Frame 1 (no input): blank canvas, image omitted
Frame 60 (the mouse pressed at the canvas centre just before this capture): blank canvas, image omitted
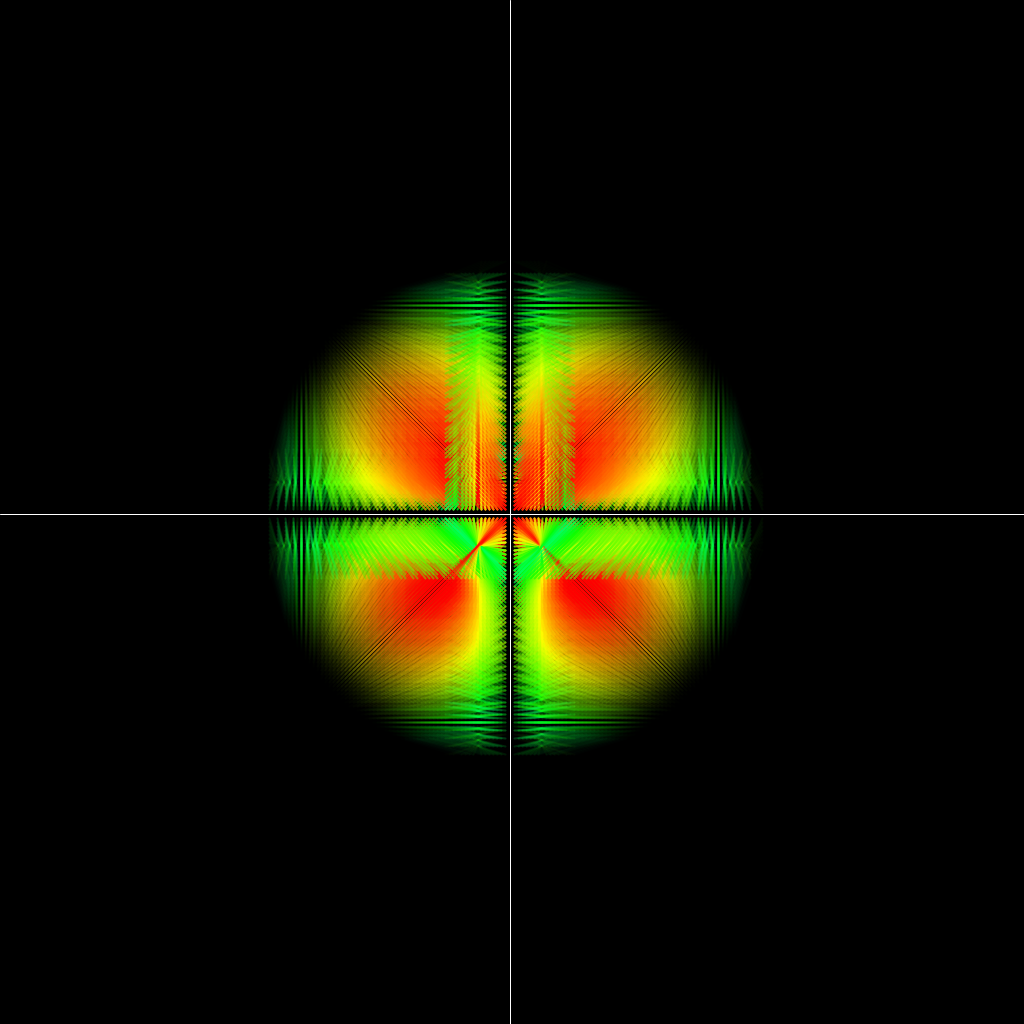
Frame 120 (the mouse held since frame 60 and released just before this capture)

The Processing sketch whose frames 1 and 60 were blank and that drew this single picture after the mouse press (run headless with seeded random() and noise(); from frame 60 on, the mouse is pressed at the canvas centre):

// Processing sketch: temp_transform_visualizer_framework
// ── temp_transform_visualizer_framework.pde
/* This is a framework for a more complicated plotter / visualizer program.
 The program will take a SET of data points (analog stick coordinates) and apply
 a TRANSFORM to the coordinate (one at a time) and plot / display the output with
 a VISUALIZER. The design is modular such that any transform and any visualizer can 
 be used on any set of coordinate points. 
 Currently there is a Sequence class that holds a lists of Transforms and Visualizer objects.
 use NULL to skip transform or visualizations. 
 extending the Sequence class is a "pregen" a custom list of transforms/visualizer steps.
 calling singleElement(Coord, index) or iterateAll(Coord) will apply and display the steps.
 
 a pregen might look something like this:
 this.addElement(null,         new SolidColor,      new plotAsPoints()); // No transform, change color scheme, display intial coordinate points as dots.
 this.addElement(new trans1(), new Gradient_Fade(), new VectorField());  // apply first transform, change color scheme, display as lines.  
 this.addElement(null,         new Solid_Fade(),    new plotAsPoints()); // No transform, change color scheme, display coordinate points as dots.
 
 isRendered is a property of each coord and is calc each time coord is updated 
 Color is calculated by coloreScheme, stored in outputCoord
 Alpha is calculated by colorScheme, stored in outputCoord
 
 
 TODO: a way to open pregens from files.
 TODO: handle SETs either dynamically, or predefined data.
 TODO: make some array list of PREGEN transforms for known uses.
 -pregen that is just one of each transform/visualizer for demo mode.
 ENUM of pregens: swap between pregens with keys.
 TODO: inputCoord to visualizer is the ORIGINAL coords, and not the sequential coords. this might be an issue for multi-transformed visuals.
 -might want to pass the previous output as next input.
 TODO: XY diagonal visualizer for monotonic test.
 TODO: consider a FORCERENDER option for visualizer?
 ERROR: why does my DataSet.next() not remain static? it keeps resetting indexX/Y
 
 */


// Imports ~~~~~~~~~~~~~~~~~~~~~~~~~~~~~~~~~~~~~~~~~~~~~~~~~~~~~~~~~~~~~~~~~~~~~~~~~~~~~~~~~~~
import java.util.Iterator;

// Coord Class ~~~~~~~~~~~~~~~~~~~~~~~~~~~~~~~~~~~~~~~~~~~~~~~~~~~~~~~~~~~~~~~~~~~~~~~~~~~~~~~
public class Coord {
  // signed -127 to 128
  private int X=0;
  private int Y=0;
  private float mag=0; // distance to origin

  public int scaledX=0; // scaled coord values for graphing porportional to window size and zoom level
  public int scaledY=0;
  public int drawSize=1;
  public color HSBcolor = color(0, 100, 100);
  public int Acolor = 100;
  public boolean isRendered = true;

  // Constructors
  Coord() {
    this.update();
  }

  Coord(int inputX, int inputY) { 
    this.setXY(inputX, inputY);
  } 

  Coord(Coord inputCoord) { 
    this.setXY(inputCoord.getX(), inputCoord.getY());
  }

  Coord(int inputX, int inputY, color inputColor) { 
    this.setXY(inputX, inputY);
    HSBcolor = inputColor;
  } 


  void isRendered() { // Calculates the distance from the scaled XY coordinate and the mouse position.
    float dist = this.distanceFrom(mouseX+mouseX*zoom-width/2, mouseY+mouseY*zoom-height/2); // Need to offset mouse transform, so wierd maths.
    //inputCoord.Acolor = int(constrain(100-100*dist/(zoom*renderDistance), 0, 100));

    //return (dist<=renderDistance*zoom && inputCoord.Acolor!=0) ? true : false;
    this.isRendered = (dist<=renderDistance*zoom) ? true : false;
  }

  // Updater
  private void update() {
    scaledX = int(map(X, -127, 128, 0, width*zoom));
    scaledY = int(map(Y, -127, 128, height*zoom, 0));
    mag = sqrt(pow(X, 2) + pow(Y, 2));
    isRendered();
  }

  public float distanceFrom(int inputX, int inputY) { 
    return sqrt(pow(inputX-scaledX, 2) + pow(inputY-scaledY, 2));
  }

  public float distToCoord(Coord inputCoord) {
    return abs(this.mag - inputCoord.getMag());
  }
  
  public float getMag() { 
    return mag;
  }

  public int getX() { 
    return X;
  }

  public int getY() { 
    return Y;
  }

  public void setXY(int inputX, int inputY) { 
    X = inputX; 
    Y = inputY; 
    this.update();
  }

  public void setX(int inputX) { 
    X = inputX; 
    this.update();
  }

  public void setY(int inputY) { 
    Y = inputY; 
    this.update();
  }

  public void incX() { 
    X++; 
    this.update();
  }

  public void incXY() { 
    X++; 
    Y++; 
    this.update();
  }

  public void incY() { 
    Y++; 
    this.update();
  }

  public void incXY(int a) { 
    X+=a; 
    Y+=a; 
    this.update();
  }

  public void incX(int a) { 
    X+=a; 
    this.update();
  }

  public void incY(int a) { 
    Y+=a; 
    this.update();
  }
}

// Sequence Class ~~~~~~~~~~~~~~~~~~~~~~~~~~~~~~~~~~~~~~~~~~~~~~~~~~~~~~~~~~~~~~~~~~~~~~~~~~
public class Sequence {
  private ArrayList<Transform> transformList = new ArrayList<Transform>();
  private ArrayList<ColorScheme> colorSchemeList = new ArrayList<ColorScheme>();
  private ArrayList<Visualizer> visualizerList = new ArrayList<Visualizer>();
  protected DataSet dataSet;

  public void addElement(Transform transform, ColorScheme colorScheme, Visualizer visualizer) {
    transformList.add(transform);
    colorSchemeList.add(colorScheme);
    visualizerList.add(visualizer);
  }

  // applies single transform. Used to render all coordinates of a given transform before applying the next.
  public void singleElement(Coord inputCoord, int index) {
    Coord outputCoord = inputCoord; // Transform returns new coord as to not accidentally edit original inputCoord by reference.
    Transform transform = transformList.get(index);
    if (transform != null) {
      outputCoord = transform.apply(outputCoord);
    }

    ColorScheme colorScheme = colorSchemeList.get(index);
    if (colorScheme != null) {
      colorScheme.change(inputCoord, outputCoord);
    }

    Visualizer visualizer = visualizerList.get(index);
    if ((visualizer != null)) {
      visualizer.display(inputCoord, outputCoord);
    }
  }

  // Applies all Transforms and Visualizations to a single Coord before continuing.
  public void iterateDeep() {
    iterateDeep(dataSet.next());
  }
  public void iterateDeep(Coord inputCoord) { 
    Iterator<Transform> transformIterator = transformList.iterator();
    Iterator<ColorScheme> colorSchemeIterator = colorSchemeList.iterator();
    Iterator<Visualizer> visualizerIterator = visualizerList.iterator();
    // Consider moving this inside first while loop if sequential transform visualization does not look right!!!!
    Coord outputCoord = inputCoord; // Transform returns new coord as to not accidentally edit original inputCoord by reference.

    while (transformIterator.hasNext() && visualizerIterator.hasNext() && colorSchemeIterator.hasNext()) {
      Transform transform = transformIterator.next();
      if (transform != null) {
        outputCoord = transform.apply(outputCoord); // applies transforms sequentially while preserving original inputCoord object.
      }

      ColorScheme colorScheme = colorSchemeIterator.next();
      if (colorScheme != null) {
        colorScheme.change(inputCoord, outputCoord);
      }

      Visualizer visualizer = visualizerIterator.next();
      if ((visualizer != null)) { // and output isRendered???
        visualizer.display(inputCoord, outputCoord);
      }
    }
  }
}

// "Pregen" assembled lists of pregenerated transforms and visualizations ~~~~~~~~~~~~~~~~~~~~~
public class PREGEN_WiiVCmap extends Sequence { 
  PREGEN_WiiVCmap() {
    dataSet = new SweepXY();
    //this.addElement(null,        new SolidColor(),    new plotAsPoints());
    this.addElement(new VCmap(), new Gradient_Fade(), new VectorField()); // new VCmap()
    //this.addElement(null,        new Solid_Fade(),    new plotAsPoints());
  }
}

public class PREGEN_MonotonicXYPlot extends Sequence {
  PREGEN_MonotonicXYPlot() {
    dataSet = new SweepXY();
    this.addElement(new VCmap(), new SolidColor(color(33, 100, 100)), new MonotonicXYPlot());
  }
}

// Types of Transforms ~~~~~~~~~~~~~~~~~~~~~~~~~~~~~~~~~~~~~~~~~~~~~~~~~~~~~~~~~~~~~~~~~~~~~~~~
public static enum TypesOfTransforms { 
  addition, subtraction;

  private static TypesOfTransforms[] vals = values();

  public static TypesOfTransforms first()
  {
    return vals[0];
  }

  public static int length()
  {
    return vals.length;
  }

  public TypesOfTransforms next()
  {
    return vals[(this.ordinal()+1) % vals.length];
  }
  public TypesOfTransforms prev()
  {
    return vals[(this.ordinal()+vals.length-1) % vals.length];
  }
}

// Select Transform ~~~~~~~~~~~~~~~~~~~~~~~~~~~~~~~~~~~~~~~~~~~~~~~~~~~~~~~~~~~~~~~~~~~~~~~~~~
//void selectTransform() {
//  switch (activeTransform) {

//  case addition:
//    transform = new addition();
//    break;

//  case subtraction:
//    transform = new subtraction();
//    break;
//  }
//}

// DataSet Interface & Definitions ~~~~~~~~~~~~~~~~~~~~~~~~~~~~~~~~~~~~~~~~~~~~~~~~~~~~~~~~
public interface DataSet {
  public Coord next();
  public void reset();
}

public class SweepXY implements DataSet { // Subtraction
  private Coord coord = new Coord();
  private int minX=-127; 
  private int maxX=128; 
  private int stepX=1; 
  private int indexX=minX;

  private int minY=-127; 
  private int maxY=128; 
  private int stepY=1;
  private int indexY=minY;

  SweepXY() {
  }

  SweepXY(int i_minX, int i_maxX, int i_stepX, int i_minY, int i_maxY, int i_stepY) {
    minX=-i_minX; 
    maxX=i_maxX; 
    stepX=i_stepX; 
    indexX=i_minX;

    minY=i_minY; 
    maxY=i_maxY; 
    stepY=i_stepY;
    indexY=i_minY;
  }

  public Coord next() {
    coord.setXY(indexX, indexY);

    indexX+=stepX;
    if (indexX>=maxX) {
      indexX=minX;
      indexY+=stepY;
      if (indexY>=maxY) {
        indexY=minY;
      }
    }
    return coord;
  }


  public void reset() {
    indexX=minX;
    indexY=minY;
  }
}

// Transforms Interface & Definitions ~~~~~~~~~~~~~~~~~~~~~~~~~~~~~~~~~~~~~~~~~~~~~~~~~~~~~~~~
public interface Transform {
  public Coord apply(Coord inputCoord);
}

public class addition implements Transform { // Addition 
  public Coord apply(Coord inputCoord) {
    return new Coord(inputCoord.getX()+10, inputCoord.getY()+10);
  }
}

public class subtraction implements Transform { // Subtraction
  public Coord apply(Coord inputCoord) {
    return new Coord(inputCoord.getX()-10, inputCoord.getY()-10);
  }
}

public class VCmap implements Transform { // Subtraction
  public Coord apply(Coord inputCoord) {
    Coord outputCoord = new Coord();
    outputCoord.isRendered = inputCoord.isRendered;

    int signX = constrain(int(inputCoord.getX()), -1, 1);
    int signY = constrain(int(inputCoord.getY()), -1, 1);

    float outputX = ((inputCoord.getX() * signX)-15)*signX;
    outputX = int(outputX * 127 / 56); // trunc error is on purpose.
    outputX /= 127;
    outputX = 1 - sqrt(1 - abs(outputX));
    outputX *= 127;
    outputX *= signX;

    float outputY = ((inputCoord.getY() * signY)-15)*signY; 
    outputY = int(outputY * 127 / 56);
    outputY /= 127;
    outputY = 1 - sqrt(1 - abs(outputY));
    outputY *= 127;
    outputY *= signY;

    outputCoord.setXY(int(outputX), int(outputY));
    //outputCoord.HSBcolor = color(40-inputCoord.distToCoord(outputCoord)*2, 100, 100);
    return outputCoord;
  }
}

// ColorScheme Interface & Definitions ~~~~~~~~~~~~~~~~~~~~~~~~~~~~~~~~~~~~~~~~~~~~~~~~~~~~~~~~
public interface ColorScheme {
  public void change(Coord inputCoord, Coord outputCoord);
}

public class Gradient_Fade implements ColorScheme { 
  public void change(Coord inputCoord, Coord outputCoord) {
    outputCoord.HSBcolor = color(40-inputCoord.distToCoord(outputCoord)*2, 100, 100);
    float dist1 = inputCoord.distanceFrom(mouseX+mouseX*zoom-width/2, mouseY+mouseY*zoom-height/2); // Need to offset mouse transform, so wierd maths.
    float dist2 = outputCoord.distanceFrom(mouseX+mouseX*zoom-width/2, mouseY+mouseY*zoom-height/2); // Need to offset mouse transform, so wierd maths.
    outputCoord.Acolor = int(constrain(100-100*max(dist1, dist2)/(zoom*renderDistance), 0, 100)); // Set to fade in/out basd on renderDistance.
  }
}

public class SolidColor implements ColorScheme { 
  private color solidColor=0;
  private int colorAlpha=100;

  SolidColor(color inputColor) {
    solidColor = inputColor;
  }

  SolidColor(color inputColor, int inputAlpha) {
    solidColor = inputColor;
    colorAlpha = inputAlpha;
  }

  public void change(Coord inputCoord, Coord outputCoord) {
    outputCoord.HSBcolor = solidColor;
    outputCoord.Acolor = colorAlpha;
  }
}

public class Solid_Fade implements ColorScheme { 
  public color fillColor=color(0, 0, 100);

  public void change(Coord inputCoord, Coord outputCoord) {
    outputCoord.HSBcolor = this.fillColor;
    float dist1 = outputCoord.distanceFrom(mouseX+mouseX*zoom-width/2, mouseY+mouseY*zoom-height/2); // Need to offset mouse transform, so wierd maths.
    float dist2 = outputCoord.distanceFrom(mouseX+mouseX*zoom-width/2, mouseY+mouseY*zoom-height/2); // Need to offset mouse transform, so wierd maths.
    outputCoord.Acolor = int(constrain(100-100*max(dist1, dist2)/(zoom*renderDistance), 0, 100)); // Set to fade in/out basd on renderDistance.;
  }
}

// Visualizer Interface & Definitions ~~~~~~~~~~~~~~~~~~~~~~~~~~~~~~~~~~~~~~~~~~~~~~~~~~~~~~~~
public interface Visualizer {
  public void display(Coord inputCoord, Coord outputCoord);
}

public class plotAsPoints implements Visualizer { // DOTS
  public void display(Coord inputCoord, Coord outputCoord) {
    pushStyle();
    noStroke();
    fill(outputCoord.HSBcolor, outputCoord.Acolor);
    ellipse(outputCoord.scaledX, outputCoord.scaledY, outputCoord.drawSize*zoom*2, outputCoord.drawSize*zoom*2);
    popStyle();
  }
}

public class VectorField implements Visualizer { // Draws a line from inputCoord to outputCoord
  public void display(Coord inputCoord, Coord outputCoord) {

    //println(outputCoord.getX() + " " + outputCoord.getY());
    if ((outputCoord.getX()!=0) && (outputCoord.getY()!=0) && outputCoord.isRendered) {
      pushStyle();
      stroke(outputCoord.HSBcolor, outputCoord.Acolor);
      strokeWeight(1+zoom);
      noFill();
      line(inputCoord.scaledX, inputCoord.scaledY, outputCoord.scaledX, outputCoord.scaledY);
      popStyle();
    }
  }
}

public class MonotonicXYPlot implements Visualizer { // Draws a line from inputCoord to outputCoord
  Coord lastCoord = new Coord();

  public void display(Coord inputCoord, Coord outputCoord) {
    pushStyle();
    stroke(outputCoord.HSBcolor, 100);
    strokeWeight(1+zoom);
    noFill();
    line(lastCoord.scaledX, lastCoord.scaledY, inputCoord.scaledX, outputCoord.scaledY); 
    lastCoord.setXY(inputCoord.getX(), outputCoord.getY());
    //inputCoord.setY(inputCoord.getX());
    //outputCoord.setY(outputCoord.getX());
    popStyle();
  }
}

// Draw Axis Lines ~~~~~~~~~~~~~~~~~~~~~~~~~~~~~~~~~~~~~~~~~~~~~~~~~~~~~~~~~~~~~~~~~~~~~~~~~~~
void drawAxisLines() {  
  // white x and Y axis lines
  pushStyle();
  stroke(0, 0, 120);
  strokeWeight(1);
  line((width-4)*zoom/2, 0, (width-4)*zoom/2, height*zoom);
  line(0, (height+4)*zoom/2, width*zoom, (height+4)*zoom/2);

  // white diagonal lines
  //line(0,4*zoom,width*zoom,(height+4)*zoom);
  //line(width*zoom,0,0,height*zoom);
  popStyle();
}

//Globals ~~~~~~~~~~~~~~~~~~~~~~~~~~~~~~~~~~~~~~~~~~~~~~~~~~~~~~~~~~~~~~~~~~~~~~~~~~~~~~~~~~~~
int zoom = 1;
int renderDistance = 256;
PREGEN_WiiVCmap pregen;
//PREGEN_MonotonicXYPlot pregen;
Coord coord = new Coord();

// Setup ~~~~~~~~~~~~~~~~~~~~~~~~~~~~~~~~~~~~~~~~~~~~~~~~~~~~~~~~~~~~~~~~~~~~~~~~~~~~~~~~~~~~~
void setup() {
  colorMode(HSB, 100, 100, 100, 100);
  size(1024, 1024);   
  background(0);
  pregen = new PREGEN_WiiVCmap();
  //pregen = new PREGEN_MonotonicXYPlot();
}

// Draw ~~~~~~~~~~~~~~~~~~~~~~~~~~~~~~~~~~~~~~~~~~~~~~~~~~~~~~~~~~~~~~~~~~~~~~~~~~~~~~~~~~~~~~
void draw() {
  background(0);

  pushMatrix();
  translate(-mouseX*zoom+width/2, -mouseY*zoom+height/2);
  //translate(width/2,height/2);
  drawAxisLines();


  for (coord.setY(-100); coord.getY()<=100; coord.incY(1)) {
    for (coord.setX(-100); coord.getX()<=100; coord.incX(1)) {
      pregen.iterateDeep(coord);
    }
  }

  //PREGEN_MonotonicXYPlot test = new PREGEN_MonotonicXYPlot();
  //test.iterateDeep();
  //for (coord.setXY(0,0); coord.getX()<=128; coord.incXY()) {
  //  test.iterateDeep(coord);
  //}

  popMatrix();
}

// Mouse Events ~~~~~~~~~~~~~~~~~~~~~~~~~~~~~~~~~~~~~~~~~~~~~~~~~~~~~~~~~~~~~~~~~~~~~~~~~~~~~~
//void mousePressed() {
//  if (mouseButton==LEFT) {
//    activeTransform = activeTransform.next();
//    selectTransform();
//  }

//  if (mouseButton==RIGHT) {
//    activeVisualizer = activeVisualizer.next();
//    selectVisualizer();
//  }

//  println("TRANSFORM: " + activeTransform + " | VISUALIZER: " + activeVisualizer);
//}

void mouseClicked() {
  if (mouseButton==LEFT) {
    // renderDistance+=10;
    renderDistance=renderDistance<<1;
  }

  if (mouseButton==RIGHT) {
    //renderDistance-=10;
    renderDistance=renderDistance>>1;
  }
  renderDistance = constrain(renderDistance, 5, 1024);
}

void mouseWheel(MouseEvent event) {
  zoom -= event.getCount();
  zoom = constrain(zoom, 1, 40);
}
